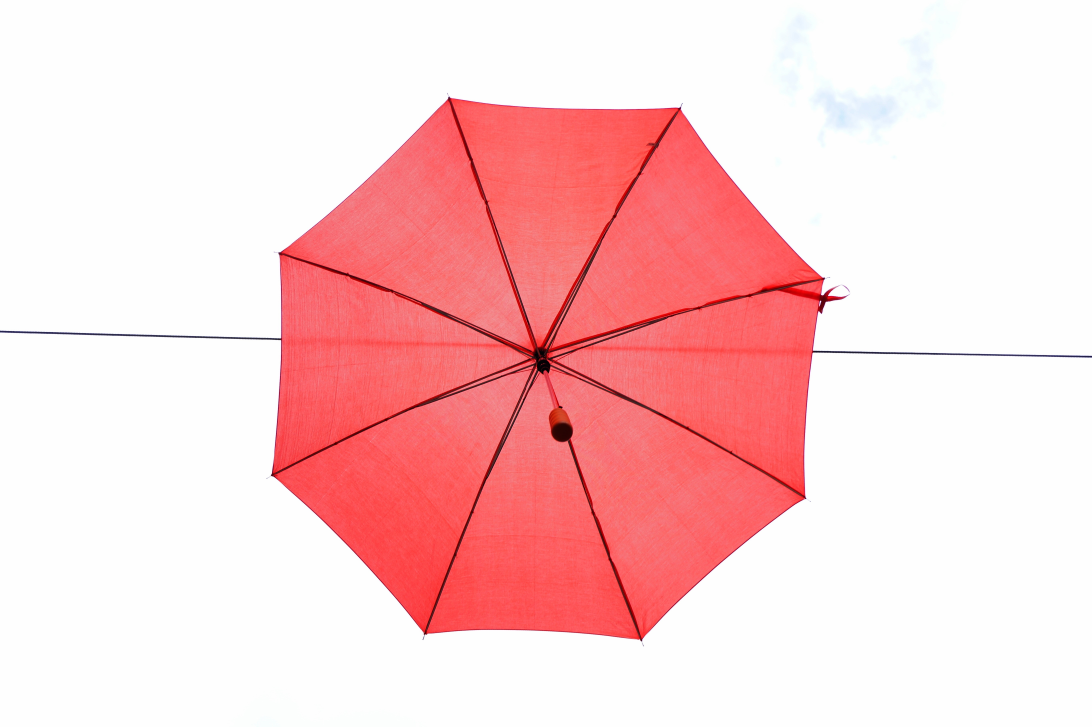
#> input picture images/img13.jpg, 5456 x 3632 px, found by its file name (shown at 1/5 size)
$ python 13.auto_canny.py
#> lines starting #> are read from the running program, lines starting #| are printed output that depends on the picture; after the words box and inside, x2 and y2 are one past the last pixel; in counts of white or black regions, pixels touching at a corner belong together
import argparse
import cv2
import glob
import imutils
import numpy as np

def auto_canny(image, sigma=0.33):
    v = np.median(image)

    # apply automatic Canny edge detection using the computed median
    lower = int(max(0, (1.0 - sigma) * v))
    upper = int(min(255, (1.0 + sigma) * v))
    edged = cv2.Canny(image, lower, upper)

    return edged

ap = argparse.ArgumentParser()
ap.add_argument("-i", "--image", type=str, default="E:\ComputerVision\PyImageSearch\Opencv\images\img13.jpg", help="Path to input image")
args = vars(ap.parse_args())

image = cv2.imread(args["image"])
#> image is the input picture: shape (3632, 5456, 3); mean B, G, R 208.9, 207.7, 251
image = imutils.resize(image, width=400)
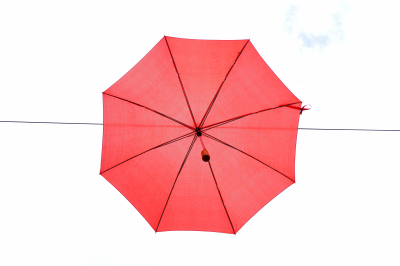
#> image: shape (266, 400, 3); mean B, G, R 208.9, 207.7, 251
gray = cv2.cvtColor(image, cv2.COLOR_BGR2GRAY)
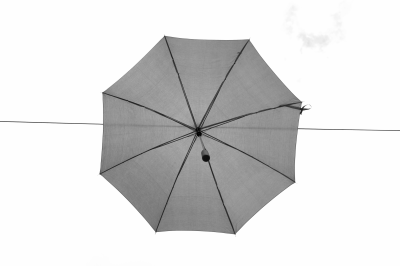
#> gray: shape (266, 400); min 3, max 254, mean 220.8
blurred = cv2.GaussianBlur(gray, (7,7), 0)
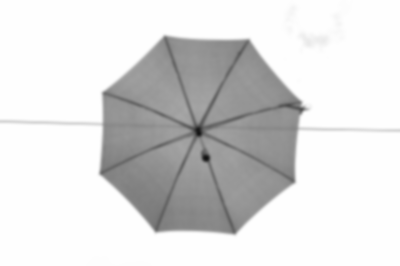
#> blurred: shape (266, 400); min 18, max 254, mean 220.8

wide = cv2.Canny(blurred, 10, 200)
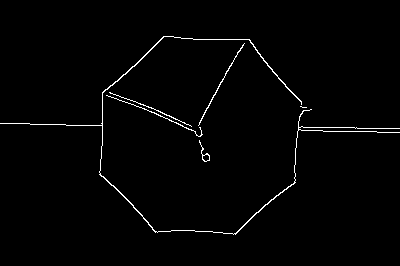
#> wide: shape (266, 400); 1.4% white in thin lines or dots, all inside (x1, y1, x2, y2) = (0, 36, 400, 235)
tight = cv2.Canny(blurred, 225, 250)
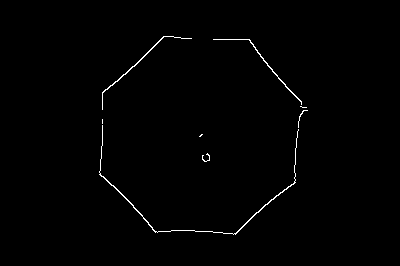
#> tight: shape (266, 400); 0.75% white in thin lines or dots, all inside (x1, y1, x2, y2) = (99, 36, 308, 235)
auto = auto_canny(blurred)
#> in auto_canny, `v = np.median(image)`: v = 254
#> in auto_canny, `lower = int(max(0, (1.0 - sigma) * v))`: lower = 170
#> in auto_canny, `upper = int(min(255, (1.0 + sigma) * v))`: upper = 255
#> in auto_canny, `edged = cv2.Canny(image, lower, upper)`: edged: shape (266, 400); 0.8% white in thin lines or dots, all inside (x1, y1, x2, y2) = (99, 36, 309, 235)

cv2.imshow("Original", image)
# cv2.imshow("Edges", np.hstack([wide, tight, auto]))
cv2.imshow("wide", wide)
cv2.imshow("tight", tight)
cv2.imshow("auto", auto)
cv2.waitKey(0)

$ run again, with images/img11.jpg copied over images/img13.jpg
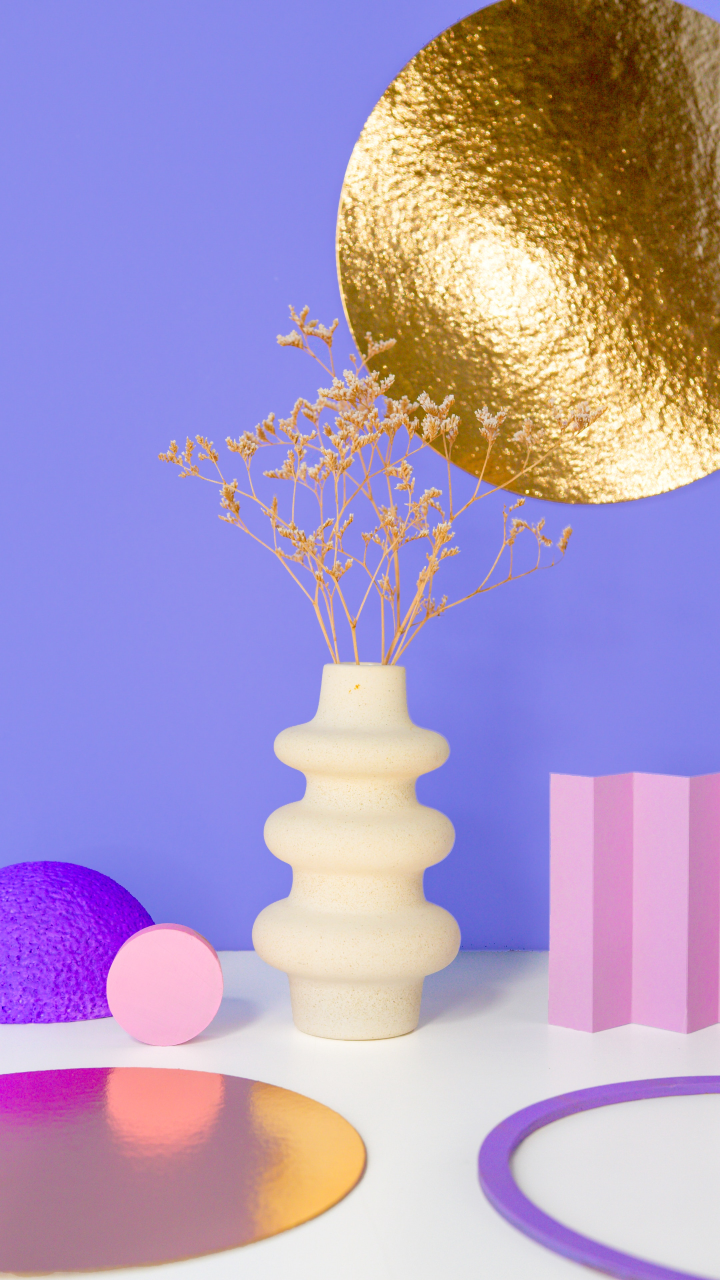
#> input picture images/img11.jpg, 2160 x 3840 px, found by its file name (shown at 1/3 size)
#> image is the input picture: shape (3840, 2160, 3); mean B, G, R 191, 152.8, 172.5
#> image: shape (711, 400, 3)
#> `wide = cv2.Canny(blurred, 10, 200)`:
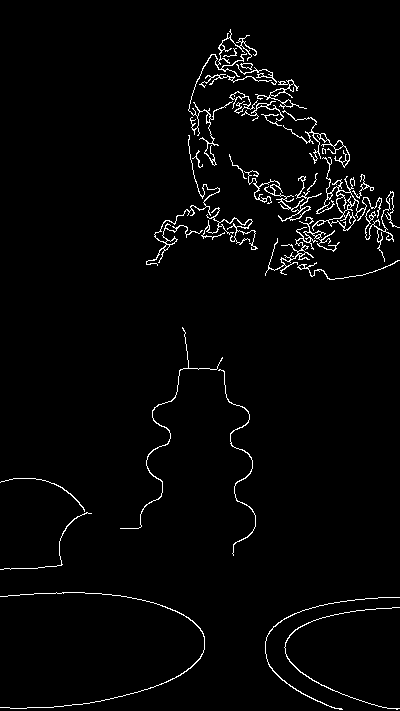
#> wide: shape (711, 400); 2.5% white in thin lines or dots
#> tight: shape (711, 400); 0.12% white in thin lines or dots, all inside (x1, y1, x2, y2) = (0, 38, 398, 638)
#> v = 152
#> lower = 101
#> upper = 202
#> in auto_canny, `edged = cv2.Canny(image, lower, upper)`:
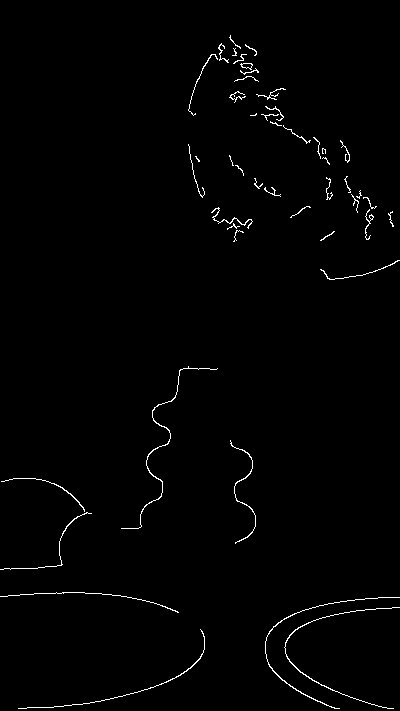
#> edged: shape (711, 400); 1.1% white in thin lines or dots

$ run again, with images/img12.jpg copied over images/img13.jpg
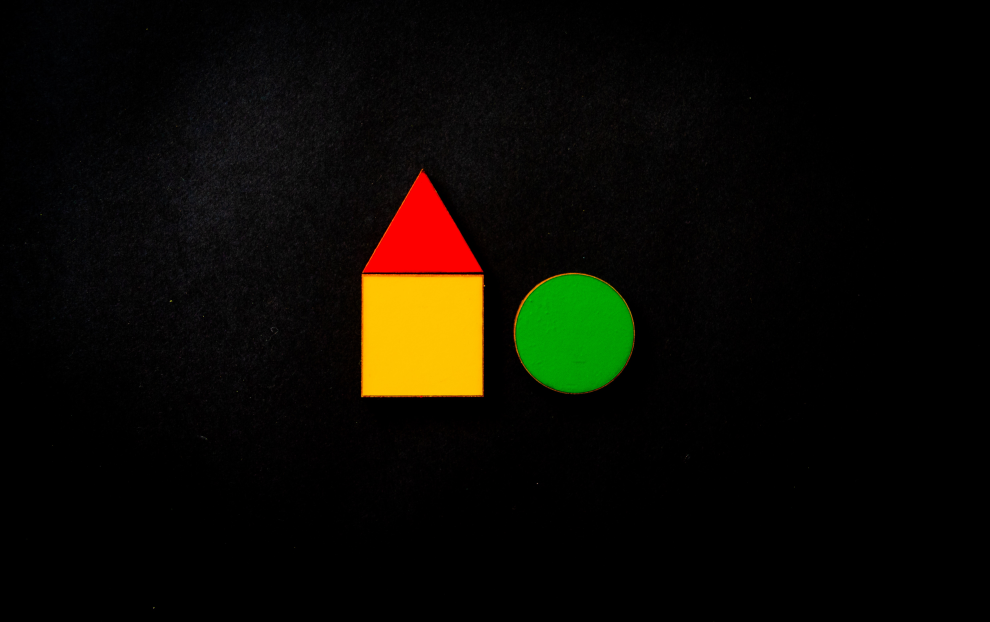
#> input picture images/img12.jpg, 4947 x 3107 px, found by its file name (shown at 1/5 size)
#> image is the input picture: shape (3107, 4947, 3); mean B, G, R 2.7, 10.1, 11.8
#> image: shape (251, 400, 3)
#> `wide = cv2.Canny(blurred, 10, 200)`:
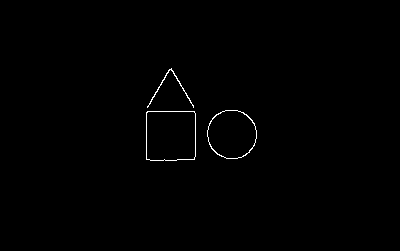
#> wide: shape (251, 400); 0.48% white in thin lines or dots, all inside (x1, y1, x2, y2) = (146, 68, 257, 161)
#> tight: shape (251, 400); 0.28% white in thin lines or dots, all inside (x1, y1, x2, y2) = (146, 111, 256, 161)
#> v = 1
#> lower = 0
#> upper = 1
#> in auto_canny, `edged = cv2.Canny(image, lower, upper)`:
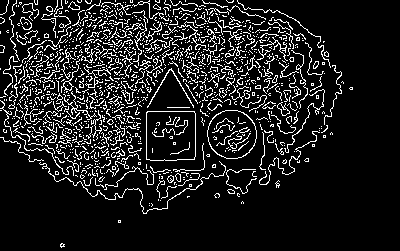
#> edged: shape (251, 400); 12% white in thin lines or dots, all inside (x1, y1, x2, y2) = (0, 0, 353, 248)

$ run again, with images/img14.jpg copied over images/img13.jpg
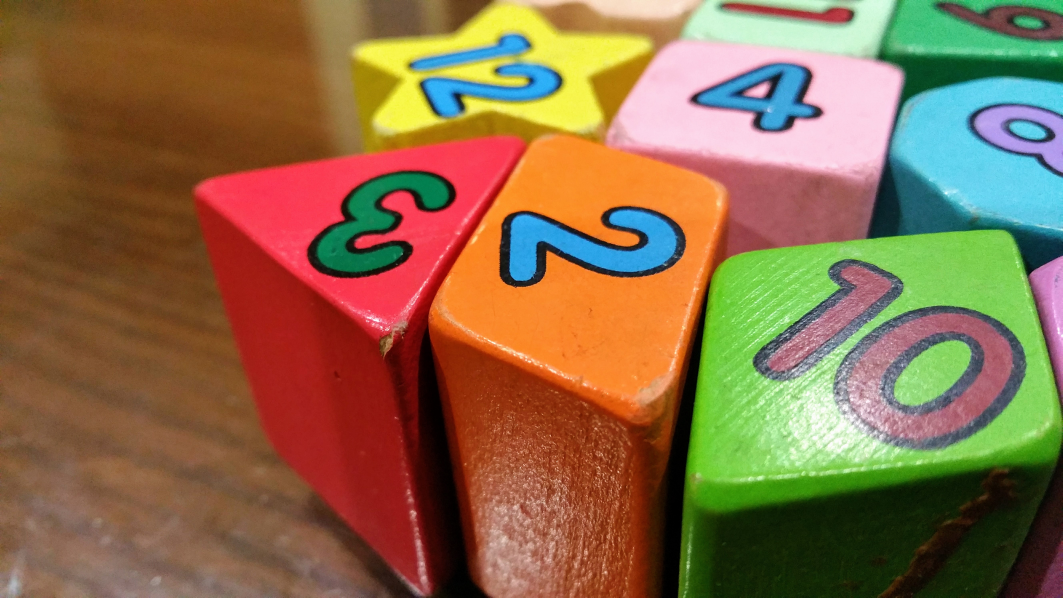
#> input picture images/img14.jpg, 5312 x 2988 px, found by its file name (shown at 1/5 size)
#> image is the input picture: shape (2988, 5312, 3); mean B, G, R 72.2, 107.2, 138.2
#> image: shape (225, 400, 3)
#> `wide = cv2.Canny(blurred, 10, 200)`:
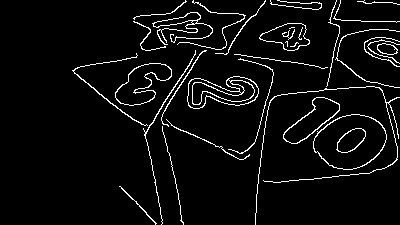
#> wide: shape (225, 400); 5.1% white in thin lines or dots, all inside (x1, y1, x2, y2) = (72, 0, 400, 225)
#> tight: shape (225, 400); 1.3% white in thin lines or dots, all inside (x1, y1, x2, y2) = (115, 1, 400, 225)
#> v = 104
#> lower = 69
#> upper = 138
#> in auto_canny, `edged = cv2.Canny(image, lower, upper)`:
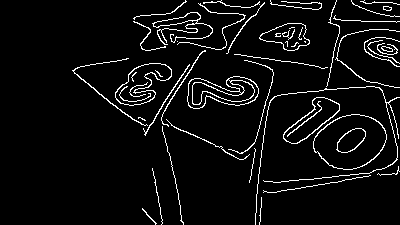
#> edged: shape (225, 400); 5.5% white in thin lines or dots, all inside (x1, y1, x2, y2) = (72, 0, 400, 225)
